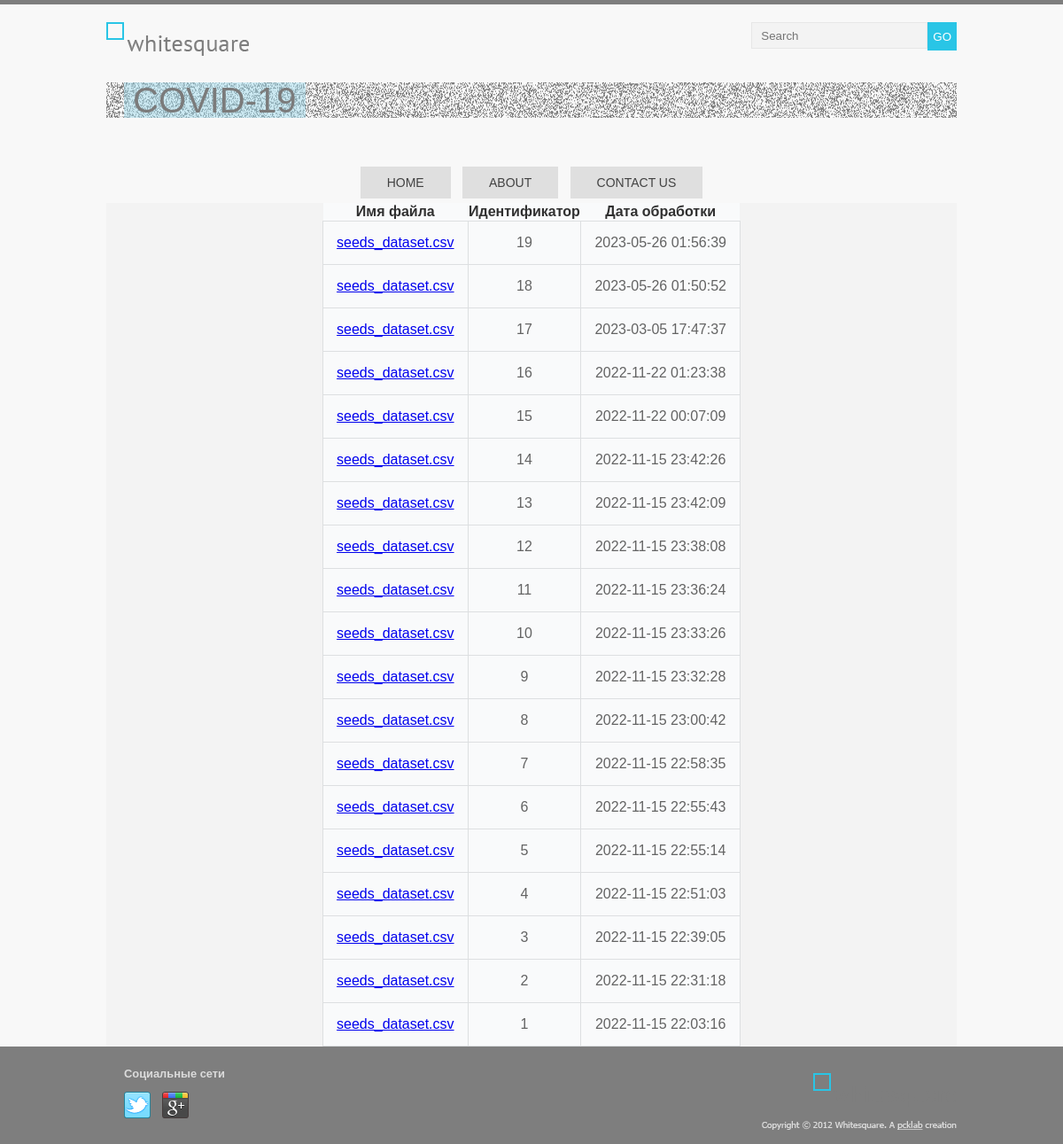
/index, run on the app's committed database.
### tables this page shows
CREATE TABLE source_files (
	id integer PRIMARY KEY autoincrement, 
	filename varchar(255) NOT NULL, 
	processed datetime
);

### pythonProject1488/labapp/router.py (the view)
@app.route('/', methods=['GET'])
@app.route('/index', methods=['GET'])
def index():
    processed_files = webservice.get_source_files_list()
    return render_template('index.html',
                           title='MY BEST WEBSERVICE!!1',
                           page_name='HOME',
                           navmenu=webservice.navmenu,
                           processed_files=processed_files)

### pythonProject1488/labapp/repository/connectorfactory.py (called while the page is built)
    def get_connector(self, datastore):
        if datastore.startswith("sqlite:///"):
            self.instance = SQLiteStoreConnector(datastore)
            if self.instance.connect():
                return self.instance
        elif datastore.startswith("pymysql://"):
            self.instance = MySQLStoreConnector(datastore)
            if self.instance.connect():
                return self.instance
        return None

### pythonProject1488/labapp/repository/sql_api.py (called while the page is built)
def select_all_from_source_files(connector: StoreConnector) -> List[tuple]:
    query = f'SELECT * FROM source_files ORDER BY processed DESC'
    result = connector.execute(query).fetchall()
    return result

### pythonProject1488/labapp/repository/sqliteconnector.py (called while the page is built)
    def connect(self):
        try:
            connection = sqlite3.connect(self._datastore[10:])
            cursor = connection.cursor()
            cursor.execute("PRAGMA foreign_keys = 1")
            cursor.close()
            self.connection = connection
            print("SQLite database connected.")
            return True
        except Exception as e:
            print(f'Connection error: {str(e)}')
            return False

    def execute(self, query):
        result = None
        if self._cursor is not None:
            try:
                result = self._cursor.execute(query)
            except Exception as e:
                self.connection.rollback()
                print(f'Query execution error: {str(e)}')
        else:
            print("Use start_transaction() first.")
        return result

    def start_transaction(self):
        if self._cursor is None and self.connection is not None:
            self._cursor = self.connection.cursor()

    def end_transaction(self):
        if self.connection is not None and self._cursor is not None:
            self.connection.commit()
            self._cursor.close()
            self._cursor = None

    def close(self):
        self.connection.close()
        self.connection = None

### pythonProject1488/labapp/webservice.py (called while the page is built)
def get_source_files_list() -> List[tuple]:
    db_connector = SQLStoreConnectorFactory().get_connector(DB_URL)  # инициализируем соединение
    db_connector.start_transaction()  # начинаем выполнение запросов (открываем транзакцию)
    result = sql_api.select_all_from_source_files(db_connector)  # получаем список всех обработанных файлов
    db_connector.end_transaction()  # завершаем выполнение запросов (закрываем транзакцию)
    db_connector.close()
    return result

### pythonProject1488/labapp/templates/index.html
{% extends "layout.html" %}
{% block content %}
    <article>
        <table align="center">
            <tr>
                <th>Имя файла</th>
                <th>Идентификатор</th>
                <th>Дата обработки</th>
            </tr>
            <tbody>
            {% for row in processed_files %}
                <tr>
                    <td>
                        <a href="/data/{{row[0]}}">{{row[1]}}</a>
                    </td>
                    <td>
                        {{row[0]}}
                    </td>
                    <td>
                        {{row[2]}}
                    </td>
                </tr>
            {% endfor %}
            </tbody>
        </table>
    </article>
{% endblock %}

### pythonProject1488/labapp/templates/layout.html (shortened to what this page needs)
<html>
<head>
		<link rel="stylesheet" href="/static/stylesheets/styles.css">
</head>
		<body>
			<div class="wrapper">
				<header>
					<a href="/"><img src="/static/images/logo.png" alt="Whitesquare logo"></a>
					<form name="search" class="sinput" action="#" method="get">
						<input type="search" name="q" placeholder="Search"><button type="submit">GO</button>
					</form>
					<div class="heading">
						<h1 id="head_name">COVID-19</h1>
					</div>
				</header>
				{% if navmenu %}
					<nav>
						<ul class="top-menu">
							{% for item in navmenu %}
								<li><a href="{{item.addr}}">{{item.name}}</a></li>
							{% endfor %}
						</ul>
					</nav>
				{% endif %}
				<main id="{{page_name}}">
					{% block content %}{% endblock %}
				</main>
			</div>
			<footer>
				<div class="footer">
					<div id="social">
						<h3>Социальные сети</h3>
						<a href="http://twitter.com/" class="social-icon twitter"></a>
						<a href="http://google.com/" class="social-icon google"></a>
					</div>
					<div id="footer-logo">
						<a href="/"><img src="/static/images/footer-logo.png" alt="Whitesquare logo"></a>
					</div>
				</div>
			</footer>
		</body>
</html>

### pythonProject1488/labapp/static/stylesheets/styles.css (style rules this page uses)
body { color: #303030; font: 12px Tahoma, sans-serif; background-color: #f8f8f8; border-top: 5px solid #7e7e7e; margin: 0; }
input[type="text"], input[type="search"], input[type="email"] { background-color: #f3f3f3; border: 1px solid #e7e7e7; height: 30px; color: #303030; padding: 0 10px; vertical-align: top; }
input[type="submit"], button { color: #fff; background-color: #29c5e6; border: none; height: 32px; font-family: 'Oswald', sans-serif; }
.wrapper { max-width: 960px; margin: auto; }
header { padding: 20px 0; }
main { background:#f3f3f3; }
footer { background: #7e7e7e; color: #dbdbdb; font-size: 11px; }
.footer { max-width: 960px; margin: auto; padding: 10px 0; height: 90px; }
.sinput { float: right; }
nav a { text-decoration: none; }
nav ul { margin: 0; padding: 0; }
nav li { list-style-position: inside; font: 14px 'Oswald', sans-serif; padding: 10px; }
h1 { display: inline-block; color: #000000; font: 40px/40px 'Oswald', sans-serif; margin: 0; padding: 0 10px; }
.heading { background: url(../images/noise-bg.png); opacity: 0.5; margin: 30px 0; padding-left: 20px; }
.heading > h1 { background:rgba(72, 190, 226, 0.5); }
.top-menu { text-align: center; }
.top-menu li { display: inline-block; padding: 10px 30px; margin: 5px; background:rgba(0,0,0,0.1); }
.top-menu a { color: #424242; }
#footer-logo { float: right; margin-top: 20px; font-size: 10px; text-align: right; }
#social { float: left; margin-left: 20px; width: 130px; }
.social-icon { width: 30px; height: 30px; display: inline-block; margin-right: 10px; }
.twitter { background: url(../images/twitter.png); background-position: 0 0; }
.google { background: url(../images/google.png); background-position: -30px 0; }
table { border-collapse: collapse; font-family: Tahoma, Geneva, sans-serif; text-align: center; }
table td { padding: 15px; }
table tbody td { color: #636363; border: 1px solid #dddfe1; }
table tbody tr { background-color: #f9fafb; }

### data on the page
source_files: filename "seeds_dataset.csv", id "19", processed "2023-05-26 01:56:39"
source_files: filename "seeds_dataset.csv", id "18", processed "2023-05-26 01:50:52"
source_files: filename "seeds_dataset.csv", id "17", processed "2023-03-05 17:47:37"
source_files: filename "seeds_dataset.csv", id "16", processed "2022-11-22 01:23:38"
source_files: filename "seeds_dataset.csv", id "15", processed "2022-11-22 00:07:09"
source_files: filename "seeds_dataset.csv", id "14", processed "2022-11-15 23:42:26"
source_files: filename "seeds_dataset.csv", id "13", processed "2022-11-15 23:42:09"
source_files: filename "seeds_dataset.csv", id "12", processed "2022-11-15 23:38:08"
source_files: filename "seeds_dataset.csv", id "11", processed "2022-11-15 23:36:24"
source_files: filename "seeds_dataset.csv", id "10", processed "2022-11-15 23:33:26"
source_files: filename "seeds_dataset.csv", id "9", processed "2022-11-15 23:32:28"
source_files: filename "seeds_dataset.csv", id "8", processed "2022-11-15 23:00:42"
source_files: filename "seeds_dataset.csv", id "7", processed "2022-11-15 22:58:35"
source_files: filename "seeds_dataset.csv", id "6", processed "2022-11-15 22:55:43"
source_files: filename "seeds_dataset.csv", id "5", processed "2022-11-15 22:55:14"
source_files: filename "seeds_dataset.csv", id "4", processed "2022-11-15 22:51:03"
source_files: filename "seeds_dataset.csv", id "3", processed "2022-11-15 22:39:05"
source_files: filename "seeds_dataset.csv", id "2", processed "2022-11-15 22:31:18"
source_files: filename "seeds_dataset.csv", id "1", processed "2022-11-15 22:03:16"

### other printed values
{{ item.name }} "HOME" "ABOUT" "CONTACT US"
